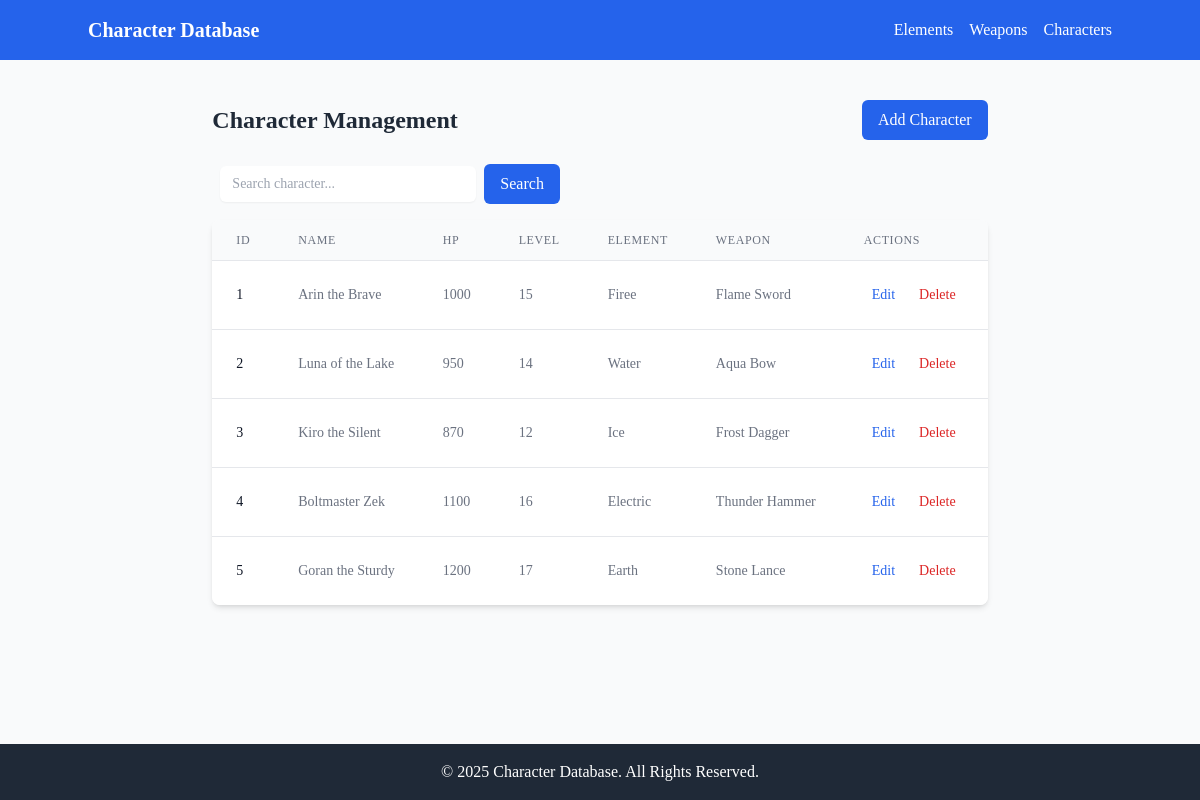
/?page=characters, run on the app's committed database.
### tables this page shows
CREATE TABLE `characters` (
  `id` int(11) NOT NULL,
  `name` varchar(100) NOT NULL,
  `hp` int(11) DEFAULT NULL,
  `level` int(11) DEFAULT NULL,
  `element_id` int(11) DEFAULT NULL,
  `weapon_id` int(11) DEFAULT NULL
);

CREATE TABLE `elements` (
  `id` int(11) NOT NULL,
  `name` varchar(50) NOT NULL,
  `strength` varchar(100) DEFAULT NULL,
  `weakness` varchar(100) DEFAULT NULL
);

CREATE TABLE `weapons` (
  `id` int(11) NOT NULL,
  `name` varchar(100) NOT NULL,
  `type` varchar(50) DEFAULT NULL,
  `power` int(11) DEFAULT NULL
);

### config/db.php (called while the page is built, shortened)
<?php
class Database
{
    private $host = "localhost";
    private $username = "root";
    private $password = "";
    private $dbname = "character_db";
    public function __construct()
    {
        try {
            $this->conn = new PDO("mysql:host=$this->host;dbname=$this->dbname", $this->username, $this->password);
        } catch (PDOException $e) {
            echo "Connection failed: " . $e->getMessage();
        }
    }
}

### class/Character.php (called while the page is built, shortened)
<?php
require_once 'config/db.php';
class Character
{
    private $db;
    public function __construct()
    {
        $this->db = (new Database())->conn;
    }
    public function getAll($search = null)
    {
        $query = "SELECT characters.*, weapons.name AS weapon, elements.name AS element
                  FROM characters
                  LEFT JOIN weapons ON characters.weapon_id = weapons.id
                  LEFT JOIN elements ON characters.element_id = elements.id";
        $stmt = $this->db->prepare($query);
        $stmt->execute();
        return $stmt->fetchAll(PDO::FETCH_ASSOC);
    }
}

### view/characters.php (the view, shortened to what this page needs)
<div class="container mx-auto p-4">
    <div class="flex justify-between items-center mb-6">
        <h3 class="text-2xl font-bold text-gray-800">Character Management</h3>
        <button
            onclick="showAddForm()"
            class="inline-flex items-center px-4 py-2 bg-blue-600 text-white rounded-md hover:bg-blue-700 focus:outline-none focus:ring-2 focus:ring-blue-500 focus:ring-offset-2 transition-colors">
            Add Character
        </button>
    </div>
    <form method="GET" class="mb-4 flex items-center space-x-2">
        <input
            type="text"
            name="search"
            placeholder="Search character..."
            value="<?= isset($_GET['search']) ? htmlspecialchars($_GET['search']) : '' ?>"
            class="rounded-md border-gray-300 shadow-sm focus:border-blue-500 focus:ring-blue-500 sm:text-sm px-3 py-2 w-64">
        <button
            type="submit"
            class="inline-flex items-center px-4 py-2 bg-blue-600 text-white rounded-md hover:bg-blue-700 focus:outline-none focus:ring-2 focus:ring-blue-500 focus:ring-offset-2">
            Search
        </button>
    </form>
    <div class="bg-white shadow-md rounded-lg overflow-hidden">
        <div class="overflow-x-auto">
            <table class="min-w-full divide-y divide-gray-200">
                <thead class="bg-gray-50">
                    <tr>
                        <th class="px-6 py-3 text-left text-xs font-medium text-gray-500 uppercase tracking-wider">ID</th>
                        <th class="px-6 py-3 text-left text-xs font-medium text-gray-500 uppercase tracking-wider">Name</th>
                        <th class="px-6 py-3 text-left text-xs font-medium text-gray-500 uppercase tracking-wider">HP</th>
                        <th class="px-6 py-3 text-left text-xs font-medium text-gray-500 uppercase tracking-wider">Level</th>
                        <th class="px-6 py-3 text-left text-xs font-medium text-gray-500 uppercase tracking-wider">Element</th>
                        <th class="px-6 py-3 text-left text-xs font-medium text-gray-500 uppercase tracking-wider">Weapon</th>
                        <th class="px-6 py-3 text-left text-xs font-medium text-gray-500 uppercase tracking-wider">Actions</th>
                    </tr>
                </thead>
                <tbody class="bg-white divide-y divide-gray-200">
                    <?php
                    $search = $_GET['search'] ?? null;
                    $characters = $character->getAll($search);
                    ?>
                    <?php foreach ($characters as $c): ?>
                        <tr class="hover:bg-gray-50 transition-colors">
                            <td class="px-6 py-4 whitespace-nowrap text-sm font-medium text-gray-900"><?= htmlspecialchars($c['id']) ?></td>
                            <td class="px-6 py-4 whitespace-nowrap text-sm text-gray-500"><?= htmlspecialchars($c['name']) ?></td>
                            <td class="px-6 py-4 whitespace-nowrap text-sm text-gray-500"><?= htmlspecialchars($c['hp']) ?></td>
                            <td class="px-6 py-4 whitespace-nowrap text-sm text-gray-500"><?= htmlspecialchars($c['level']) ?></td>
                            <td class="px-6 py-4 whitespace-nowrap text-sm text-gray-500"><?= htmlspecialchars($c['element']) ?></td>
                            <td class="px-6 py-4 whitespace-nowrap text-sm text-gray-500"><?= htmlspecialchars($c['weapon']) ?></td>
                            <td class="px-6 py-4 whitespace-nowrap text-sm text-gray-500">
                                <div class="flex space-x-2">
                                    <button
                                        onclick="window.location='?page=characters&edit=<?= $c['id'] ?>'"
                                        class="p-2 text-blue-600 hover:text-blue-800 hover:bg-blue-50 rounded-md transition-colors"
                                        title="Edit">
                                        Edit
                                    </button>
                                    <button
                                        onclick="confirmDelete(<?= $c['id'] ?>)"
                                        class="p-2 text-red-600 hover:text-red-800 hover:bg-red-50 rounded-md transition-colors"
                                        title="Delete">
                                        Delete
                                    </button>
                                </div>
                            </td>
                        </tr>
                    <?php endforeach; ?>
                </tbody>
            </table>
        </div>
    </div>
</div>

### data on the page
characters: id "1", name "Arin the Brave", hp "1000", level "15", element.name "Firee", weapon.name "Flame Sword"
characters: id "2", name "Luna of the Lake", hp "950", level "14", element.name "Water", weapon.name "Aqua Bow"
characters: id "3", name "Kiro the Silent", hp "870", level "12", element.name "Ice", weapon.name "Frost Dagger"
characters: id "4", name "Boltmaster Zek", hp "1100", level "16", element.name "Electric", weapon.name "Thunder Hammer"
characters: id "5", name "Goran the Sturdy", hp "1200", level "17", element.name "Earth", weapon.name "Stone Lance"
